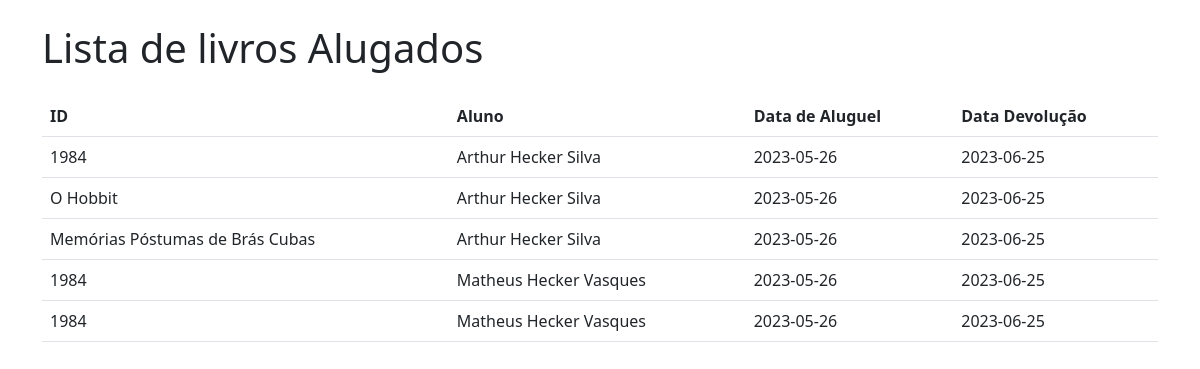
/livros_alugados (signed in), run on an earlier commit of the app's database.
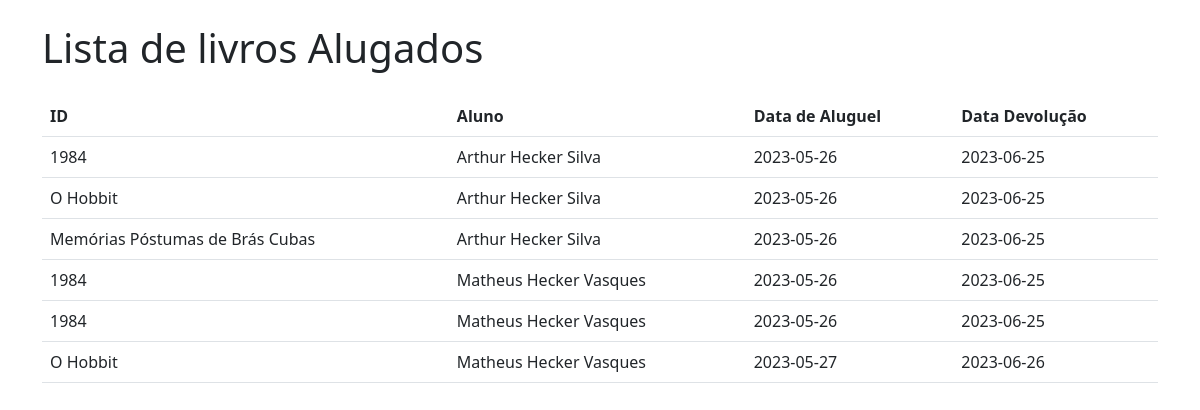
And on a later commit of the database.
### app.py (models this page shows, shortened)
class Livro(db.Model):
    __tablename__ = 'livros'
    idLivro = db.Column(db.Integer, primary_key=True)
    tituloLivro = db.Column(db.String(100), nullable=False)
    editora = db.Column(db.String(100), nullable=False)
    anoLivro = db.Column(db.Integer, nullable=False)
    quantidadeLivros = db.Column(db.Integer, nullable=False)
    qtdeLivDisponiveis = db.Column(db.Integer, nullable=False)

class User(db.Model, UserMixin):
    __tablename__ = "users"
    id = db.Column(db.Integer, primary_key=True)
    name = db.Column(db.String(84), nullable=False)
    email = db.Column(db.String(84), nullable=False, unique=True)
    password = db.Column(db.String(255), nullable=False)
    aluno = db.relationship('Aluno', uselist=False, backref='user', cascade='all, delete-orphan')
    funcionario = db.relationship('Funcionario', uselist=False, backref='user', cascade='all, delete-orphan')

class LivrosAlugados(db.Model):
    __tablename__ = "livros_alugados"
    id = db.Column(db.Integer, primary_key=True)
    aluno_id = db.Column(db.Integer, db.ForeignKey('alunos.id'))
    livro_id = db.Column(db.Integer, db.ForeignKey('livros.idLivro'))
    dataAluguel = db.Column(db.String(100), nullable=False)
    dataDevolucao = db.Column(db.String(100), nullable=True)

### app.py (the view)
@app.route("/livros_alugados")
@login_required
def livros_alugados():
    livros = Livro.query.all()
    alunos = Aluno.query.all()
    users = User.query.all()
    livros_alugados = LivrosAlugados.query.all()
    return render_template("livros_alugados.html", livros_alugados=livros_alugados, livros=livros, alunos=alunos, users=users)

### app.py (called while the page is built)
@login_manager.user_loader
def load_user(user_id):
    return User.query.get(user_id)

### templates/livros_alugados.html (shortened to what this page needs)
<!DOCTYPE html>
<html lang="en">
  <head>
    <link
      rel="stylesheet"
      href="{{ url_for('static', filename='css/bootstrap.min.css') }}"
    />
  </head>
  <body>
    <div class="container">
      <h1 class="mt-4 mb-4">Lista de livros Alugados</h1>
      <table class="table">
        <thead>
          <tr>
            <th>ID</th>
            <th>Aluno</th>
            <th>Data de Aluguel</th>
            <th>Data Devolução</th>
          </tr>
        </thead>
        <tbody>
          {% for livro_alugado in livros_alugados %}
          <tr>
            <td value="{{ livro_alugado.livro_id }}">
              {{ livros[livro_alugado.livro_id - 1].tituloLivro }}
            </td>
            <td value="{{ livro_alugado.aluno_id }}">
              {{ users[livro_alugado.aluno_id - 1].name }}
            </td>
            <td>{{ livro_alugado.dataAluguel }}</td>
            <td>{{ livro_alugado.dataDevolucao }}</td>
          </tr>
          {% endfor %}
        </tbody>
      </table>
    </div>
  </body>
</html>

What changed in the data, as far as the page shows it:
added LivrosAlugados: {{ livro_alugado.livro_id }} 2 (drawn), {{ livros[livro_alugado.livro_id - 1].tituloLivro }} "O Hobbit", {{ livro_alugado.aluno_id }} 2 (drawn), {{ users[livro_alugado.aluno_id - 1].name }} "Matheus Hecker Vasques", dataAluguel "2023-05-27", dataDevolucao "2023-06-26"
